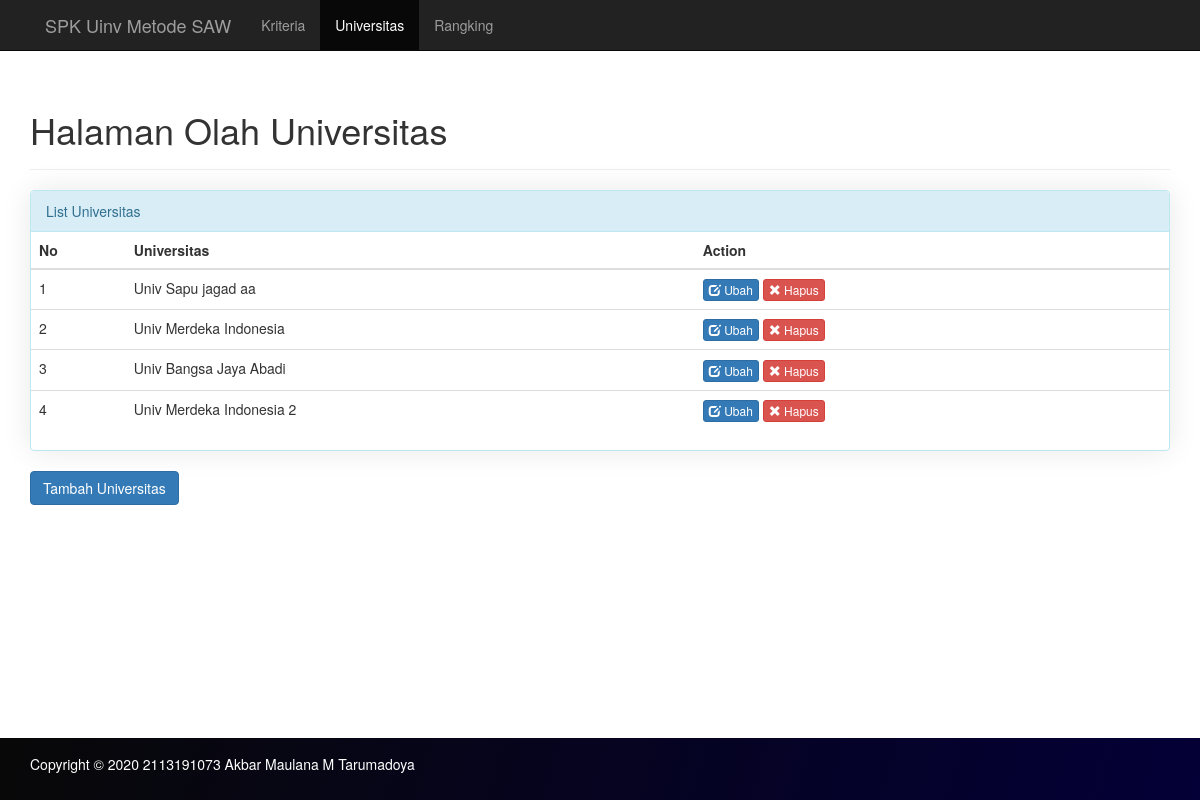
Screenshot of /index.php/universitas with the database file from the repository.
### tables this page shows
CREATE TABLE `universitas` (
  `kdUniversitas` int(11) NOT NULL,
  `universitas` varchar(50) NOT NULL
);

### application/helpers/General_helper.php (called while the page is built, shortened)
<?php
if (!function_exists('loadPage')) {
	function loadPage($view, $vars = array())
	{
		$data['view'] = $view;
		$data['data'] = $vars;
		$CI = &get_instance();
		return $CI->load->view('layouts/layout', $data);
	}
}

### application/controllers/Universitas.php (called while the page is built, shortened)
<?php
class Universitas extends MY_Controller
{
	public function index()
	{
		$data['universitas'] = $this->MUniversitas->getAll();
		loadPage('universitas/index', $data);
	}
}

### index.php (called while the page is built, shortened)
<?php
require_once BASEPATH.'core/CodeIgniter.php';

### application/models/MUniversitas.php (called while the page is built, shortened)
<?php
class MUniversitas extends CI_Model
{
	private function getTable()
	{
		return 'universitas';
	}
	public function getAll()
	{
		$universitas = array();
		$query = $this->db->get($this->getTable());
		if ($query->num_rows() > 0) {
			foreach ($query->result() as $row) {
				$universitas[] = $row;
			}
		}
		return $universitas;
	}
}

### application/views/universitas/index.php (the view, shortened to what this page needs)
<div class="page-header">
	<h1>Halaman Olah Universitas</h1>
</div>
<div class="col-lg-12">
	<div class="row">
		<div class="panel panel-info box-style-shadow">
			<div class="panel-heading">List Universitas</div>
			<div class="panel-content">
				<div class="table-responsive">
					<table class="table table-hover">
						<thead>
							<tr>
								<th class="col-md-1">No</th>
								<th class="col-md-6">Universitas</th>
								<th class="col-md-5 ">Action</th>
							</tr>
						</thead>
						<tbody>
							<?php
							$no = 1;
							if (isset($universitas)) {
								foreach ($universitas as $item) {
							?>
									<tr>
										<td><?php echo $no++ ?></td>
										<td><?php echo $item->universitas ?></td>
										<td>
											<a class="btn btn-primary btn-xs" href="<?php echo site_url('universitas/tambah/' . $item->kdUniversitas) ?>" role="button">
												<span class="glyphicon glyphicon-edit" aria-hidden="true"></span> Ubah
											</a>
											<button type="button" data-toggle="modal" class="btn btn-danger btn-xs" data-target="#modalDelete">
												<span class="glyphicon glyphicon-remove" aria-hidden="true"></span> Hapus
											</button>
										</td>
									</tr>
							<?php
								}
							}
							?>
						</tbody>
					</table>
				</div>
			</div>
		</div>
	</div>
	<div class="row">
		<div class="form-group">
			<a href="<?php echo site_url('universitas/tambah') ?>" type="button" class="btn btn-primary">Tambah
				Universitas</a>
		</div>
	</div>
</div>

### application/views/layouts/layout.php (style rules this page uses)
body { padding-top: 70px; }
.box-style-shadow { box-shadow: 0px 0px 30px -1px rgba(0, 0, 0, 0.1); -webkit-box-shadow: 0px 0px 30px -1px rgba(0, 0, 0, 0.1); -moz-box-shadow: 0px 0px 30px -1px rgba(0, 0, 0, 0.1); }

### rows the page displays
universitas: universitas "Univ Sapu jagad aa"
universitas: universitas "Univ Merdeka Indonesia"
universitas: universitas "Univ Bangsa Jaya Abadi"
universitas: universitas "Univ Merdeka Indonesia 2"
